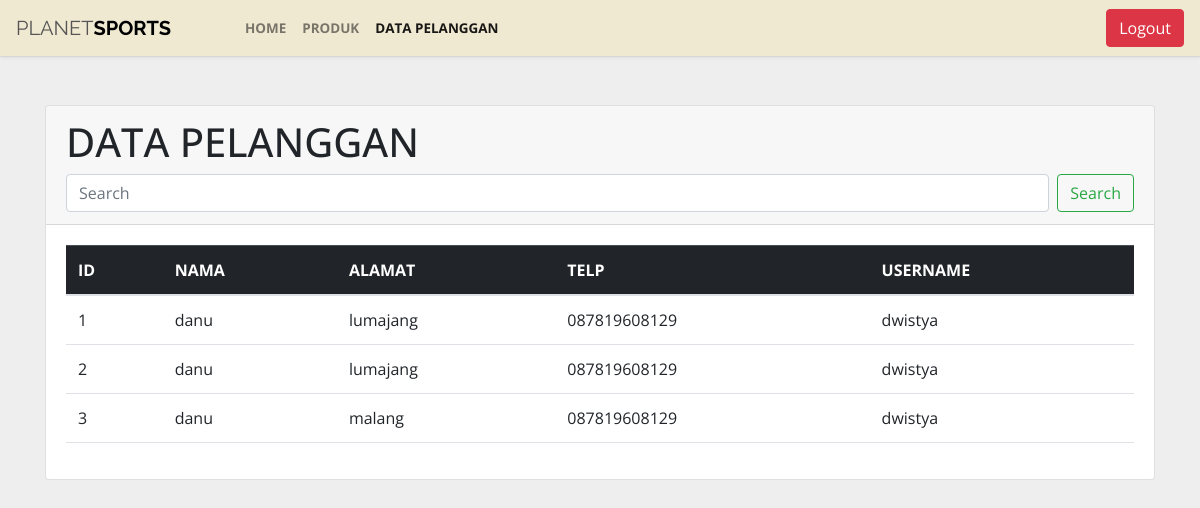
Page /tokoonline/petugas/tampil_pelanggan.php on the committed database.
### tables this page shows
CREATE TABLE `pelanggan` (
  `id_pelanggan` int(11) NOT NULL,
  `nama` varchar(150) NOT NULL,
  `alamat` text NOT NULL,
  `telp` varchar(150) NOT NULL,
  `username` varchar(150) NOT NULL,
  `password` varchar(150) NOT NULL
);

### tokoonline/petugas/tampil_pelanggan.php (the view, shortened to what this page needs)
<!DOCTYPE html>
<html lang="en">
<head>
    <link href="https://cdn.jsdelivr.net/npm/bootstrap@5.1.1/dist/css/bootstrap.min.css" rel="stylesheet">
</head>
<body>
    <?php
        include "navbar.php";
    ?>
    <br></br>
    <div class="container">
        <div class="card">
            <div class="card-header">
                <h1>DATA PELANGGAN</h1>
                <form method="POST" action="proses_pelanggan.php" class="d-flex">
                    <input class="form-control me-2" type="search" name="cari" placeholder="Search" aria-label="Search">
                    <button class="btn btn-outline-success" type="submit">Search</button>
                </form>
            </div>
            <div class="card-body">
            <table class="table">
                <thead class="table-dark">
                    <tr>
                    <th scope="col">ID</th>
                    <th scope="col">NAMA </th>
                    <th scope="col">ALAMAT</th>
                    <th scope="col">TELP</th>
                    <th scope="col">USERNAME</th>
                    </tr>
                </thead>
                <tbody>
                <?php
                    include "koneksi.php";
                    if (isset($_POST['cari'])) {
                        $cari = $_POST['cari'];
                        $query_pl = mysqli_query($koneksi, "select * from pelanggan where id_pelanggan = '$cari'");
                    }
                    else{
                        $query_pl = mysqli_query($koneksi, "select * from pelanggan");
                    }
                    while($data_pl = mysqli_fetch_array($query_pl)){
                ?>
                    <tr>
                        <td><?=$data_pl['id_pelanggan']?></td>
                        <td><?=$data_pl['nama']?></td>
                        <td><?=$data_pl['alamat']?></td>
                        <td><?=$data_pl['telp']?></td>
                        <td><?=$data_pl['username']?></td>
                    </tr>
                <?php
                    }
                ?>
                </tbody>
            </table>
            </div>
        </div>
    </div>
</body>
</html>

### tokoonline/petugas/navbar.php (style rules this page uses)
body { background: #eeeeee; font-family: 'Open Sans', sans-serif; }

### rows in the picture
pelanggan: id_pelanggan "1", nama "danu", alamat "lumajang", telp "087819608129", username "dwistya"
pelanggan: id_pelanggan "2", nama "danu", alamat "lumajang", telp "087819608129", username "dwistya"
pelanggan: id_pelanggan "3", nama "danu", alamat "malang", telp "087819608129", username "dwistya"
